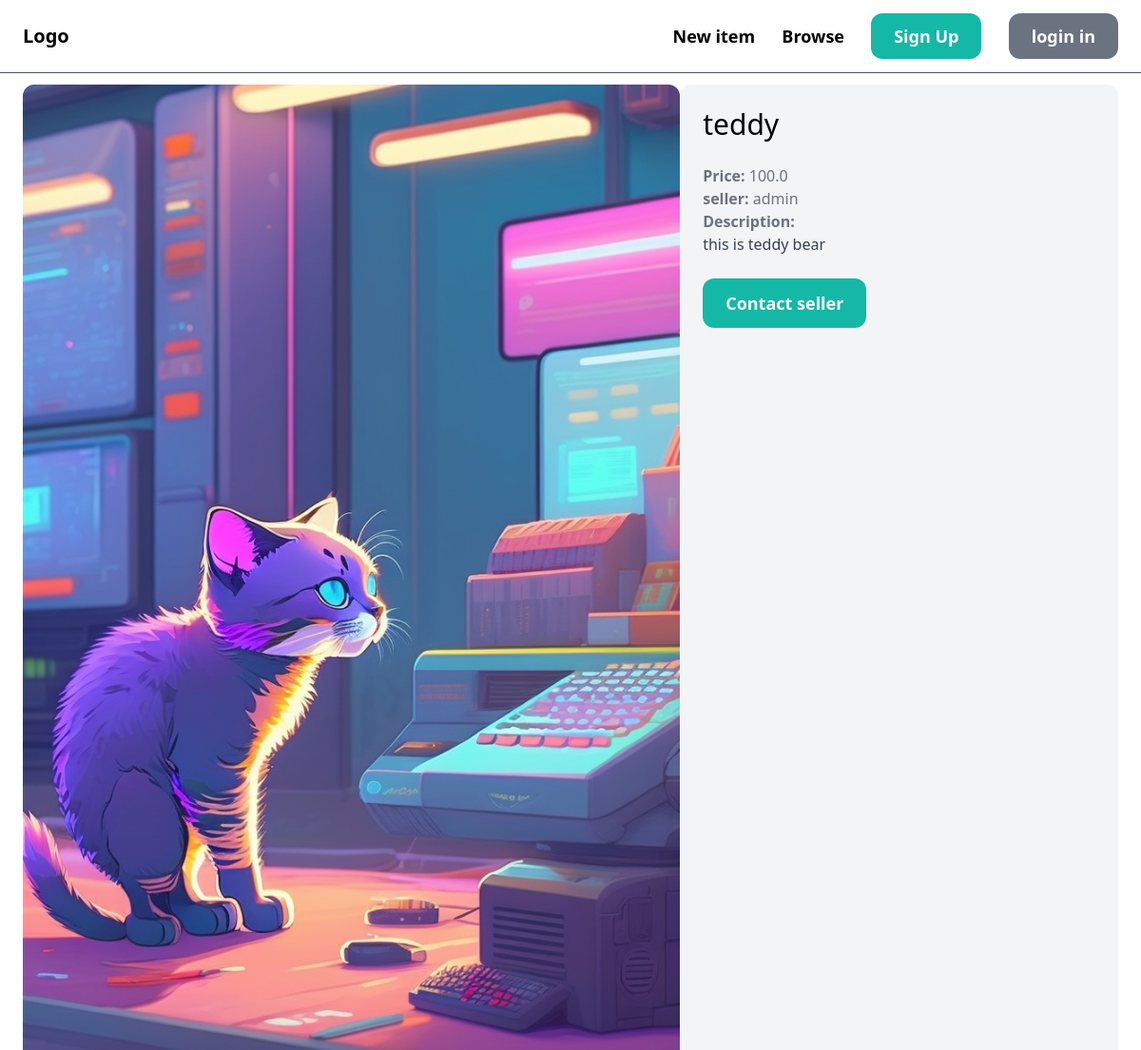
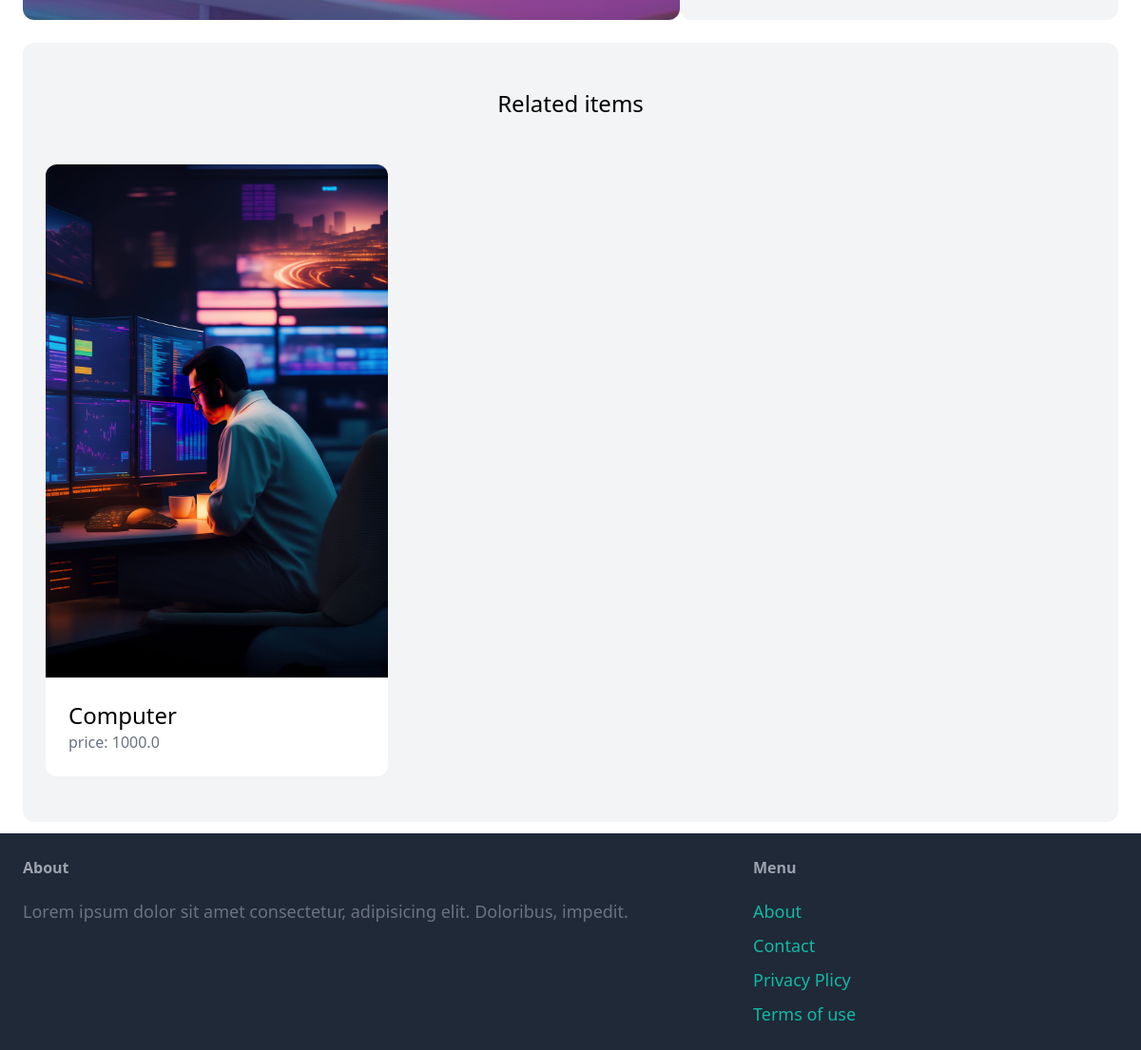
Page /items/1/ on the committed database (2 pictures, top to bottom).
### item/models.py (models this page shows, shortened)
class Item(models.Model):
    category= models.ForeignKey(Category,related_name='items', on_delete=models.CASCADE)
    name = models.CharField(max_length=255)
    description = models.TextField(blank=True, null=True)
    price=models.FloatField()
    image= models.ImageField(upload_to='item_images', blank=True, null=True)
    is_sold=models.BooleanField(default=False)
    created_by=models.ForeignKey(User, related_name='items', on_delete=models.CASCADE)
    created_at=models.DateTimeField(auto_now_add=True)

### item/views.py (the view)
# urls.py: path('<int:pk>/', views.detail, name='detail'),
def detail(req, pk):
    item = get_object_or_404(Item, pk=pk)
    related_items=Item.objects.filter(category=item.category, is_sold=False).exclude(pk=pk)[0:3]
    return render(req, 'item/detail.html', {
        'item': item,
        'related_items':related_items
    })

### item/templates/item/detail.html (shortened to what this page needs)
{% extends 'core/base.html' %}
{% block content %}
    <div class='grid grid-cols-5 gqp-6'>
        <div class="col-span-3">
            <img class='rounded-xl' src="{{item.image.url}}" alt="/">
        </div>
        <div class='col-span-2 p-6 bg-gray-100 rounded-xl'>
            <h1 class='mb-6 text-3xl'>{{item.name}}</h1>
            <p class='text-gray-500'><strong>Price: </strong>{{item.price}}</p>
            <p class='text-gray-500'><strong>seller: </strong>{{item.created_by.username}}</p>
            <p class='text-gray-700'><strong class='text-gray-500'>Description:</strong><br>{{item.description}}</p>
            {% if request.user == item.created_by %}
                <div class='mt-6 p-6 bg-white rounded-xl'>
                    <p>this is your item!</p>
                    <a href="{% url 'item:edit' item.id %}" class='inline-block mt-6 px-6 py-3 text-lg font-semibold bg-teal-500 text-white rounded-xl'>Edit</a>
                    <a href="{% url 'item:delete' item.id %}" class='inline-block mt-6 px-6 py-3 text-lg font-semibold bg-red-500 text-white rounded-xl'>Delete</a>
                </div>
            {% else %}
                <a href="#" class='inline-block mt-6 px-6 py-3 text-lg font-semibold bg-teal-500 text-white rounded-xl hover:bg-teal-700'>
                    Contact seller
                </a>
            {% endif %}
        </div>
    </div>
    <div class= 'mt-6 px-6 py-12 bg-gray-100 rounded-xl'>
        <h2 class='mb-12 text-2xl text-center'>Related items</h2>
        <div class='grid grid-cols-3 gap-3'>
            {% for item in related_items %}
                <div class=''>
                    <a href="{% url 'item:detail' item.id %}">
                        <div>
                            <img class='rounded-t-xl ' src="{{item.image.url}}" alt="/">
                        </div>
                        <div class='p-6 bg-white rounded-b-xl'>
                            <h2 class='text-2xl'>{{item.name}}</h2>
                            <p class='text-gray-500'>price: {{item.price}}</p>
                        </div>
                    </a>
                </div>
            {% endfor %}
        </div>
    </div>
{% endblock content %}

### rows in the picture
Item: image (picture), name "teddy", price "100.0", created_by.username "admin", description "this is teddy bear"
Item: image (picture), name "Computer", price "1000.0"
